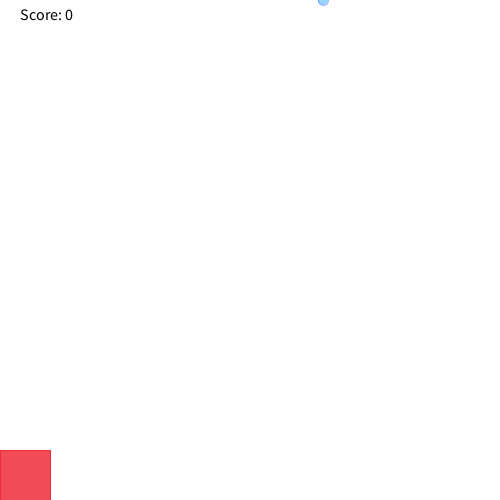
Frame 1 (no input)
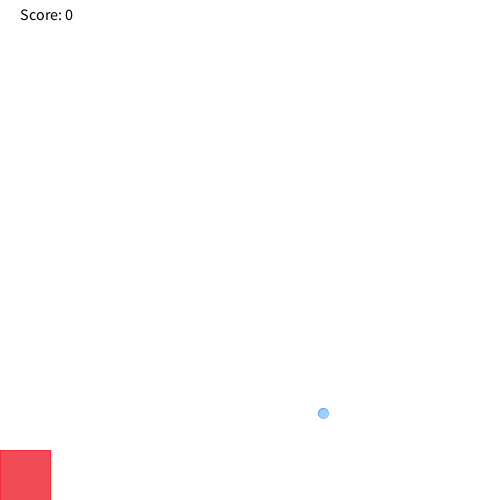
Frame 60 (the mouse pressed at the canvas centre just before this capture)
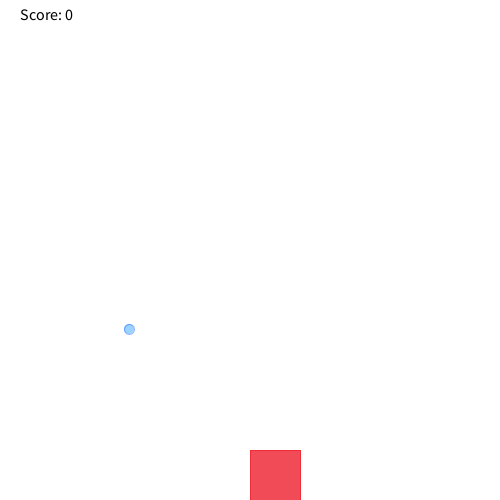
Frame 120 (the mouse held since frame 60 and released just before this capture)

The Processing sketch that drew these frames (run headless with seeded random() and noise(); from frame 60 on, the mouse is pressed at the canvas centre):

// Processing sketch: Rain_Game
// ── Rain_Game.pde
int y = 0;
    int randomNumber = (int) random (500);
  int score = 0;
  
void setup() {
  size(500, 500);

}

void draw() {

background(255, 255, 255);
fill(0, 142, 255, 100);
stroke(0, 70, 255, 100);
ellipse(randomNumber, y, 10, 10);
y = y + 7;

fill(240, 75, 86);
stroke(240, 44, 57);
rect(mouseX, 450, 50, 50);
  
   if(y==448) {
checkCatch(randomNumber);
   }

if (y>501) {
y = 0;
randomNumber = (int) random (500);
}

fill(0, 0, 0);
textSize(16);
text("Score: " + score, 20, 20);

}

void checkCatch(int x){
     if (x > mouseX && x < mouseX+50)
          score++;
     else if (score > 0) 
          score--;
     println("Your score is now: " + score); }
